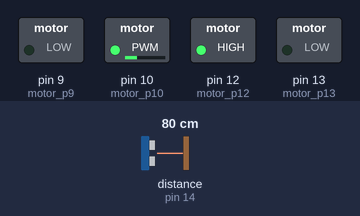
The sketch below on a simulated Arduino Uno, built with avr-gcc and run on an emulated ATmega328P. Parts: switched loads named in the sketch (green lamp = pin HIGH). Wiring (inferred from the names in the program): ultrasonic range finder: trigger pin 19; echo pin 14. The test bench sets the inputs (shaded band); at power-on: distance to the obstacle (sensor on pin 14) 80 cm. The echo pulse lasts 58.3 µs per cm; pins used as bus, display or sensor lines are not drawn.

Above: at 4.2 s.
4.3 s: distance to the obstacle (sensor on pin 14) set to 37 cm
5.8 s: distance to the obstacle (sensor on pin 14) set to 29 cm
At 7.0 s:
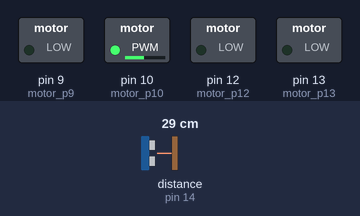
7.3 s: distance to the obstacle (sensor on pin 14) set to 4 cm
8.8 s: distance to the obstacle (sensor on pin 14) set to 2 cm
At 9.1 s:
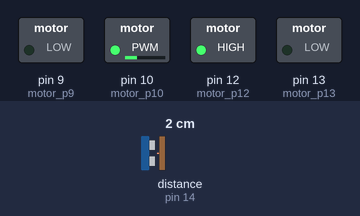
10.3 s: distance to the obstacle (sensor on pin 14) set to 9 cm
At 10.7 s:
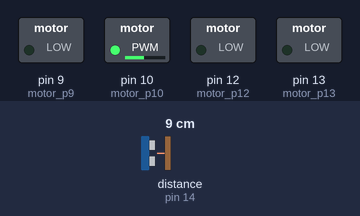
Timing chart, 0 to 12.8 s (numbered marks = the images above; inputs shaded):
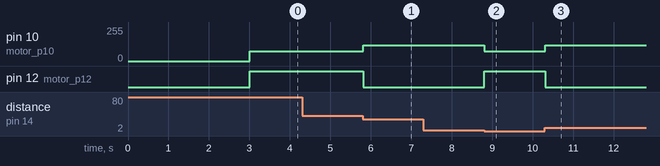

The sketch:

_28NovPruebaSETUP.ino
```cpp
/*
 *   Facultad de Ciencias, UNAM
 *  @Autor Muñiz Patiño, Andrea Fernanda
 *  @Fecha 28/Novimebre/2018
 *  @versión 3.0
*                        LLANTA
* -----------------------------
* -                           -
* -                           -
* -S P                      S P
* -O I                      O I
* -N N                      N N
* -A 1                      A 1
* -R 4                      R 5
* -                           -
* -                           -
* ------------------------------
*                         LLANTA
*/
//------------PINES-------------
//La salida del trigger es la misma para los dos sonares.
#define TRIGGER 19
//Sonar localizado en el frente
#define ECHO 14
//Sonar localizado en la parte de atrás

//---------INFRARROJOS------------
//Infrarrojo Arriba BETA
#define infraArriba 5
//Infrarrojo Abajo GAMMA
#define infraAbajo  2
//Infrarrojo Cental ALFA
#define infraCentral 7

//-----------MOTORES---------------
//Arriba
#define motor_p12 12
#define motor_p13 13
//Abajo en la placa
#define motor_p9 9
#define motor_p10 10
//Consultar EAGLE para dudas y aclaraciones

//-------Variables-------------
//Variable para calcular la distancia del robot enemigo
const float sonido = 34300.0;
int valueGiro = 75;
/* El motor de los pines 11 y 12
 * esta chueco por lo cual hay que compensar la falta de fuerza
 * para eso la nueva variable
 */
int valueGiroLL = 150;
int valueAsesinar = 120;

void setup() {
  Serial.begin(9600);
  pinMode(motor_p12, OUTPUT);
  pinMode(motor_p13, OUTPUT);
  pinMode(motor_p9, OUTPUT);
  pinMode(motor_p10, OUTPUT);

  pinMode(TRIGGER, OUTPUT);
  pinMode(ECHO, INPUT);

  pinMode(infraArriba, INPUT);
  pinMode(infraAbajo, INPUT);
  pinMode(infraCentral, INPUT);
  //PODEMOS hacer la calibración aqui
  //---------------------------------

  delay(3000);
}

void loop() {
  iniciarTrigger();
    //Si tenemos pegado el robot empujar lo mas que se pueda
    float distanciaFrente = calcularDistanciaFrente();
    //El siguiente if es para cuando el robot esta demasiado cerca
    //SE DISMINUYE EL INTEVALO PARA PRUEBA D GIRO
   if((distanciaFrente >= 2.00)&&(distanciaFrente < 33.00)){
          empujar(true);
      }else{
        girar();
      }
}//END LOOP


//---------------METODOS AUXILIARES---------------------------
/* Método que intenta sacar al enemigo de la pista, aumentando la velocidad
 * @param boolean direccion
 * TRUE empuja hacia adelante
 * FALSE empuja hacia atrás
*/
 void empujar(boolean direccion){
  int a = 0;
  int b = 0;
  if(direccion){
    b = valueAsesinar;
  }else{
    a = valueAsesinar;
  }
    analogWrite(motor_p12, a);
    analogWrite(motor_p13, b);

    analogWrite(motor_p9, a);
    analogWrite(motor_p10, b);

}
/* Método GIRAR derecha/izquierda
*/
  void girar(){
      analogWrite(motor_p12, valueGiroLL);
      analogWrite(motor_p13, 0);

      analogWrite(motor_p9, 0);
      analogWrite(motor_p10, valueGiro);
      delay(100);
      //En vez de poner delay, hay que regular la velocidad
}

/*Devuelve un float que es el valor de la distancia de un objeto con respecto al robot
 * ----------------------------------------------------------------------------------
 */
float calcularDistanciaFrente(){
  // La función pulseIn obtiene el tiempo que tarda en cambiar entre estados, en este caso a HIGH
  unsigned long tiempo = pulseIn(ECHO, HIGH );
  // Obtenemos la distancia en cm, hay que convertir el tiempo en segudos ya que está en microsegundos
  // por eso se multiplica por 0.000001
  float distancia = tiempo * 0.000001 * sonido / 2.0;
  return distancia;
}
/*Metodo que inicia la secuencia del sonar
 * --------------------------------------------------
*/
void iniciarTrigger()
{
  // Ponemos el Trigger en estado bajo y esperamos 2 ms
  digitalWrite(TRIGGER, 0);
  delayMicroseconds(2);
  // Ponemos el pin Trigger a estado alto y esperamos 10 ms
  digitalWrite(TRIGGER, 1);
  delayMicroseconds(10);
  // Comenzamos poniendo el pin Trigger en estado bajo
  digitalWrite(TRIGGER, 0);
}
```

Measured:
- the behaviour switches between 34 and 33 cm on distance to the obstacle (sensor on pin 14) (found by bisection; images 0 and 1)
- the behaviour switches between 3 and 2 cm on distance to the obstacle (sensor on pin 14) (found by bisection; images 1 and 2)
- after the input at 4.3 s, every drawn part: stays the same
- after the input at 5.8 s, pin 10 (motor_p10): 75/255 → 120/255 at once; pin 12 (motor_p12): HIGH → LOW at once
- after the input at 7.3 s, every drawn part: stays the same
- after the input at 8.8 s, pin 10 (motor_p10): 120/255 → 75/255 at once; pin 12 (motor_p12): LOW → HIGH at once
- after the input at 10.3 s, pin 10 (motor_p10): 75/255 → 120/255 at once; pin 12 (motor_p12): HIGH → LOW at once
